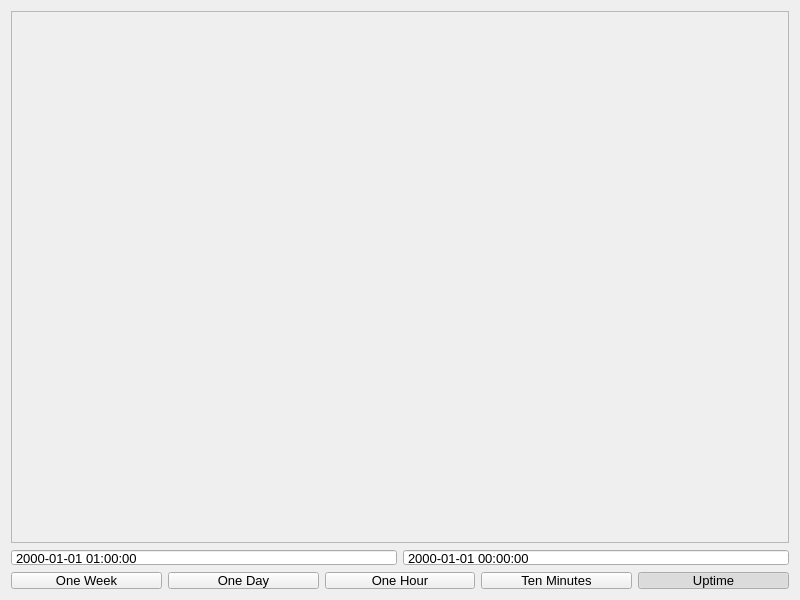
<?xml version="1.0" encoding="UTF-8"?>
<ui version="4.0">
 <class>Form</class>
 <widget class="QWidget" name="Form">
  <property name="geometry">
   <rect>
    <x>0</x>
    <y>0</y>
    <width>800</width>
    <height>600</height>
   </rect>
  </property>
  <property name="windowTitle">
   <string>Form</string>
  </property>
  <layout class="QVBoxLayout" name="verticalLayout">
   <property name="sizeConstraint">
    <enum>QLayout::SetNoConstraint</enum>
   </property>
   <item>
    <widget class="QFrame" name="time_frame">
     <property name="sizePolicy">
      <sizepolicy hsizetype="Expanding" vsizetype="Expanding">
       <horstretch>0</horstretch>
       <verstretch>0</verstretch>
      </sizepolicy>
     </property>
     <property name="frameShape">
      <enum>QFrame::StyledPanel</enum>
     </property>
     <property name="frameShadow">
      <enum>QFrame::Raised</enum>
     </property>
    </widget>
   </item>
   <item>
    <layout class="QHBoxLayout" name="horizontalLayout_3">
     <property name="sizeConstraint">
      <enum>QLayout::SetNoConstraint</enum>
     </property>
     <item>
      <widget class="QDateTimeEdit" name="dt_start">
       <property name="maximumSize">
        <size>
         <width>16777215</width>
         <height>17</height>
        </size>
       </property>
       <property name="font">
        <font>
         <pointsize>10</pointsize>
        </font>
       </property>
       <property name="styleSheet">
        <string notr="true"/>
       </property>
       <property name="readOnly">
        <bool>true</bool>
       </property>
       <property name="buttonSymbols">
        <enum>QAbstractSpinBox::NoButtons</enum>
       </property>
       <property name="dateTime">
        <datetime>
         <hour>1</hour>
         <minute>0</minute>
         <second>0</second>
         <year>2000</year>
         <month>1</month>
         <day>1</day>
        </datetime>
       </property>
       <property name="displayFormat">
        <string>yyyy-MM-dd hh:mm:ss</string>
       </property>
       <property name="calendarPopup">
        <bool>false</bool>
       </property>
      </widget>
     </item>
     <item>
      <widget class="QDateTimeEdit" name="dt_end">
       <property name="maximumSize">
        <size>
         <width>16777215</width>
         <height>17</height>
        </size>
       </property>
       <property name="font">
        <font>
         <pointsize>10</pointsize>
        </font>
       </property>
       <property name="styleSheet">
        <string notr="true"/>
       </property>
       <property name="readOnly">
        <bool>true</bool>
       </property>
       <property name="buttonSymbols">
        <enum>QAbstractSpinBox::NoButtons</enum>
       </property>
       <property name="displayFormat">
        <string>yyyy-MM-dd hh:mm:ss</string>
       </property>
      </widget>
     </item>
    </layout>
   </item>
   <item>
    <layout class="QHBoxLayout" name="horizontalLayout_2">
     <property name="sizeConstraint">
      <enum>QLayout::SetNoConstraint</enum>
     </property>
     <item>
      <widget class="QPushButton" name="bt_one_week">
       <property name="maximumSize">
        <size>
         <width>16777215</width>
         <height>17</height>
        </size>
       </property>
       <property name="font">
        <font>
         <pointsize>10</pointsize>
        </font>
       </property>
       <property name="styleSheet">
        <string notr="true"/>
       </property>
       <property name="text">
        <string>One Week</string>
       </property>
       <property name="checkable">
        <bool>true</bool>
       </property>
       <attribute name="buttonGroup">
        <string notr="true">bg_x_axis</string>
       </attribute>
      </widget>
     </item>
     <item>
      <widget class="QPushButton" name="bt_one_day">
       <property name="maximumSize">
        <size>
         <width>16777215</width>
         <height>17</height>
        </size>
       </property>
       <property name="font">
        <font>
         <pointsize>10</pointsize>
        </font>
       </property>
       <property name="text">
        <string>One Day</string>
       </property>
       <property name="checkable">
        <bool>true</bool>
       </property>
       <attribute name="buttonGroup">
        <string notr="true">bg_x_axis</string>
       </attribute>
      </widget>
     </item>
     <item>
      <widget class="QPushButton" name="bt_one_hour">
       <property name="maximumSize">
        <size>
         <width>16777215</width>
         <height>17</height>
        </size>
       </property>
       <property name="font">
        <font>
         <pointsize>10</pointsize>
        </font>
       </property>
       <property name="text">
        <string>One Hour</string>
       </property>
       <property name="checkable">
        <bool>true</bool>
       </property>
       <attribute name="buttonGroup">
        <string notr="true">bg_x_axis</string>
       </attribute>
      </widget>
     </item>
     <item>
      <widget class="QPushButton" name="bt_ten_minutes">
       <property name="maximumSize">
        <size>
         <width>16777215</width>
         <height>17</height>
        </size>
       </property>
       <property name="font">
        <font>
         <pointsize>10</pointsize>
        </font>
       </property>
       <property name="text">
        <string>Ten Minutes</string>
       </property>
       <property name="checkable">
        <bool>true</bool>
       </property>
       <attribute name="buttonGroup">
        <string notr="true">bg_x_axis</string>
       </attribute>
      </widget>
     </item>
     <item>
      <widget class="QPushButton" name="bt_uptime">
       <property name="maximumSize">
        <size>
         <width>16777215</width>
         <height>17</height>
        </size>
       </property>
       <property name="font">
        <font>
         <pointsize>10</pointsize>
        </font>
       </property>
       <property name="text">
        <string>Uptime</string>
       </property>
       <property name="checkable">
        <bool>true</bool>
       </property>
       <property name="checked">
        <bool>true</bool>
       </property>
       <attribute name="buttonGroup">
        <string notr="true">bg_x_axis</string>
       </attribute>
      </widget>
     </item>
    </layout>
   </item>
  </layout>
 </widget>
 <resources/>
 <connections/>
 <buttongroups>
  <buttongroup name="bg_x_axis"/>
 </buttongroups>
</ui>
